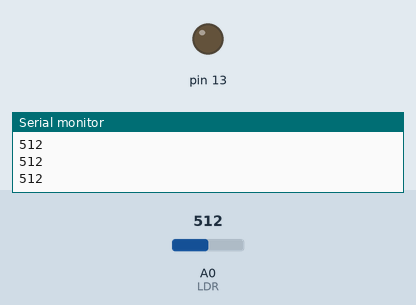
Simulated run of this sketch. Board: Arduino Uno, built with avr-gcc and run on an emulated ATmega328P. On the bench: output pins drawn as LEDs (lit = HIGH), the last lines printed to the serial monitor. The inputs (shaded band) are chosen by the test bench; at power-on: A0 (LDR) = 512.

Above: at 1.2 s.
1.3 s: A0 (LDR) set to 485
At 1.7 s:
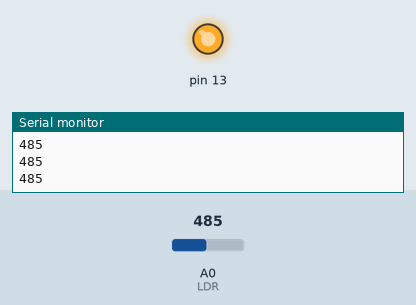
2.8 s: A0 (LDR) set to 511
At 3.1 s:
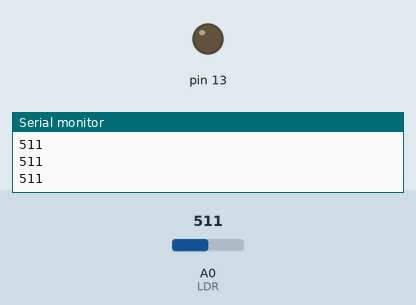
4.3 s: A0 (LDR) set to 306
At 5.8 s:
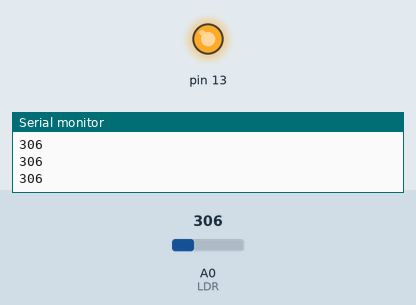
Timing chart, 0 to 7.3 s (numbered marks = the images above; inputs shaded):
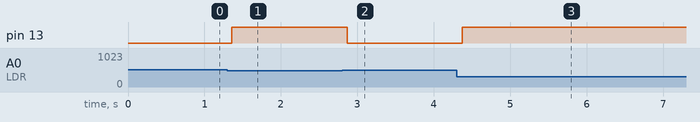

Measured:
- the behaviour switches between 500 and 499 on A0 (LDR) (found by bisection; images 0 and 1)
- after the input at 1.3 s, pin 13: LOW → HIGH after 0.06 s
- after the input at 2.8 s, pin 13: HIGH → LOW after 0.07 s
- after the input at 4.3 s, pin 13: LOW → HIGH after 0.08 s

The sketch:

sketch_1.ino
```cpp
int LDR = 0;
int LDRValue = 0;
int lightSensitivity = 500;

void setup() {
  // put your setup code here, to run once:
  Serial.begin(9600);
  pinMode(13, OUTPUT);
}

void loop() {
  // put your main code here, to run repeatedly:
  LDRValue = analogRead(LDR);
  Serial.println(LDRValue);
  delay(50);

  if(LDRValue < lightSensitivity){
    digitalWrite(13, HIGH);
  } else{
    digitalWrite(13, LOW);
  }
}
```
